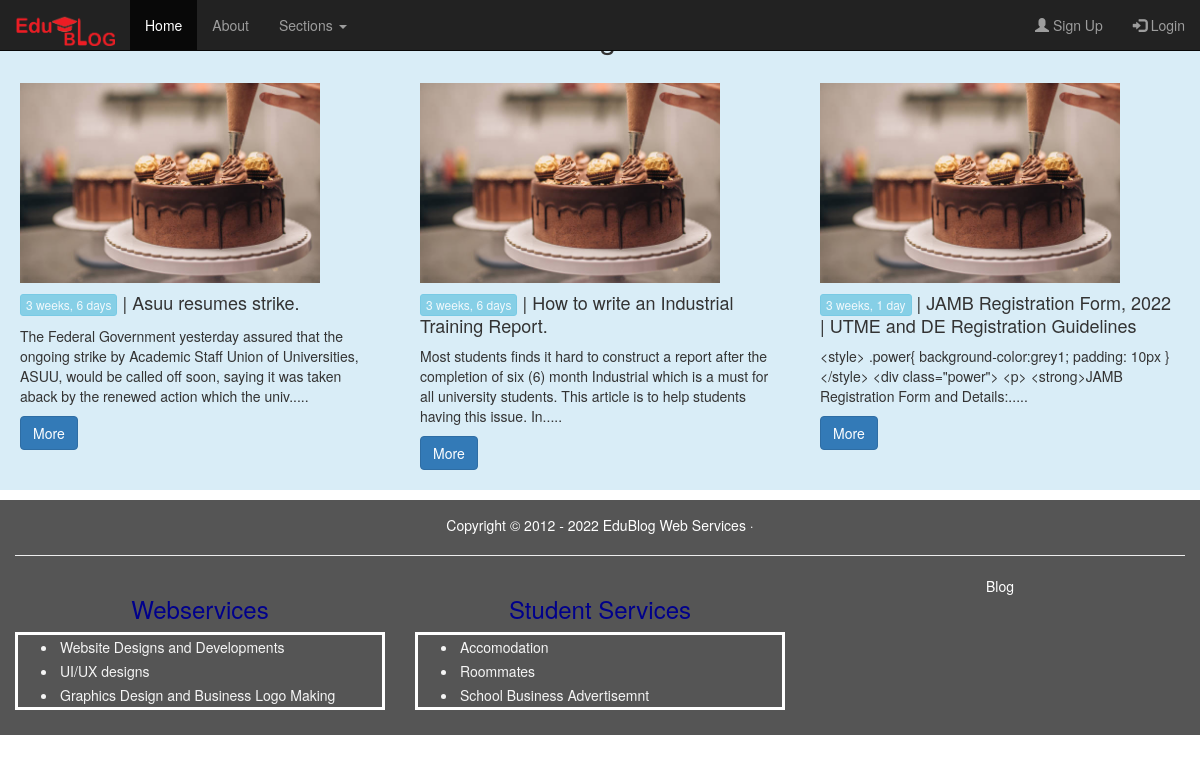
The app's page /, older data.
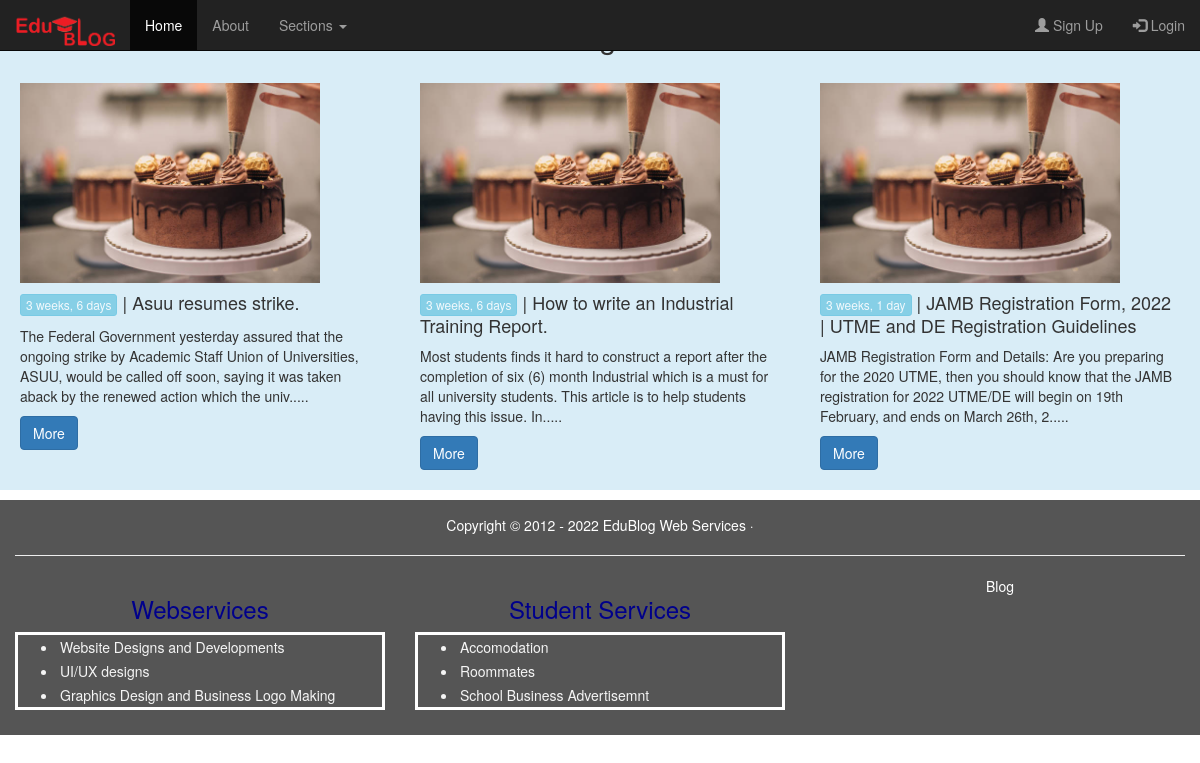
The same page, newer data.
### blogs/models.py (models this page shows, shortened)
class Article(models.Model):
	reporter=models.ForeignKey(User, on_delete=models.CASCADE , blank=True , null=True)
	pub_date=models.DateTimeField()
	headline=models.CharField(max_length=200)
	slug=models.CharField(max_length=200)
	content=models.TextField()

### blogs/views.py (the view)
# urls.py: path('', views.post, name='post'),
def post(request):
	post=Article.objects.all()
	context={'post':post}
	return render (request, 'blogs/index.html', context)

### blogs/templates/blogs/index.html
{% extends 'base.html'%}
{%load static%}
{%block content%}
        <div class="container-fluid bg-info" style="margin-bottom: 10px;">
          <h2 class="text-center">Trending News</h2>
          <div class="row" style="display: flex;">
             {% for post in post%}
            <div class="card" style="width:400px; margin:10px;margin-bottom: 10px; padding: 10px;" >
              <img class="card-img-top" src="{% static 'blogs/images/cake2.jpg'%}" alt="Card image" width="300" height="200">
              <div class="card-body">
                <h4 class="card-title"><a class="btn btn-info btn-xs disabled">{{post.pub_date|timesince}}</a> | {{post.headline}} </h4>
                <p class="card-text">{{post.content| slice:":200"}}.....</p>
                <a href="{% url 'blogs:post_detil' post.pk%}" class="btn btn-primary">More</a>
              </div>
            </div>
            {% endfor%}
          </div>
        </div>
{%endblock%}

### templates/base.html (shortened to what this page needs)
<!DOCTYPE html>
{%load static%}
<html lang="en">
<head>
    <link rel="stylesheet" href="http://maxcdn.bootstrapcdn.com/bootstrap/3.3.6/css/bootstrap.min.css">
    <link href="https://cdn.jsdelivr.net/npm/bootstrap@5.1.3/dist/css/bootstr ap.min.css" rel="stylesheet">
</head>
<body>
    <nav class="navbar navbar-inverse navbar-fixed-top">
        <div class="container-fluid">
          <div class="navbar-header">
            <a class="navbar-brand" href="/"><img src="{% static 'blogs/images/er.png'%}" width="100"></a>
          </div>
          <div class="collapse navbar-collapse" id="myNavbar">
            <ul class="nav navbar-nav">
              <li class="active"><a href="/">Home</a></li>
              <li><a href="{% url 'blogs:about'%}">About</a></li>
              <li class="dropdown"><a class="dropdown-toggle" data-toggle="dropdown" href="#">Sections
                <span class="caret"></span></a>
              </li>
            </ul>
            <ul class="nav navbar-nav navbar-right">
              {% if request.user.is_authenticated %}
              <li><a href="{% url 'blogs:logout'%}"><span class="glyphicon glyphicon-log-out"></span> Logout</a></li>
              {%else%}
              <li><a href="{% url 'blogs:register'%}"><span class="glyphicon glyphicon-user"></span> Sign Up</a></li>
              <li><a href="{% url 'blogs:login'%}"><span class="glyphicon glyphicon-log-in"></span> Login</a></li>
              {% endif%}
            </ul>
          </div>
        </div>
  </nav>
   {% block content%} {% endblock content%}
  <footer class="container-fluid text-center" style="height: 100%;">
    <p >Copyright © 2012 - 2022 EduBlog Web Services · </p> <hr>
    <div class="row">
      <div class="col-sm-4">
        <h3>Webservices</h3>
        <ul style="border: 3px solid white;">
          <li>Website Designs and Developments</li>
          <li>UI/UX designs</li>
          <li>Graphics Design and Business Logo Making</li>
        </ul>
      </div>
      <div class="col-sm-4">
        <h3 >Student Services</h3>
        <ul style="border: 3px solid white;">
          <li>Accomodation</li>
          <li>Roommates</li>
          <li>School Business Advertisemnt</li>
        </ul>
      </div>
      <div class="col-sm-4">Blog</div>
    </div>
</footer>
</body>
</html>

### templates/base.html (style rules this page uses)
footer { background-color: #555; color: white; padding: 15px; height: 10rem; }
footer h3 { color: darkblue; }
footer li { color: whitesmoke; text-align: left; padding: 2px; }

Row changes from the older to the newer data that the page shows:
changed Article: content "<style> .power{ background-color:grey1; padding: 10px } </style> <div class=\"power\"> <p> <strong>JAMB Registration Form and Details:" → "JAMB Registration Form and Details: Are you preparing for the 2020 UTME, then you should know that the JAMB registration for 2022 UTME/DE will begin on 19th February, and ends on March 26th, 2"
